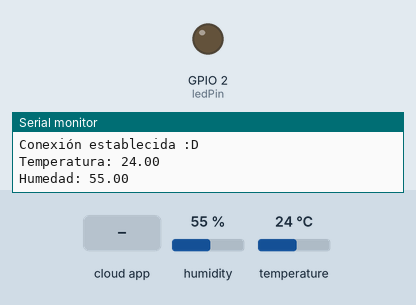
Bench run of a sketch on a simulated ESP32. Shown: output pins drawn as LEDs (lit = HIGH), the last lines printed to the serial monitor. Inputs (shaded band) come from the test bench; at power-on: humidity 55 %, temperature 24 °C. WiFi joins after 1.5 s; servers stay silent unless stated; uploads are accepted with an empty reply; random numbers use the default seed unless the sketch sets one; the Firebase database answers and starts empty.

Above: at 4.3 s.
4.4 s: the phone or cloud app sets LED_STATUS to ON
At 8.4 s:
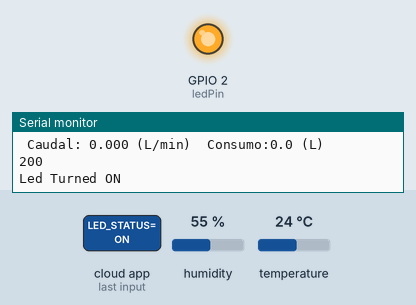
9.5 s: the phone or cloud app sets LED_STATUS to OFF
At 16.3 s:
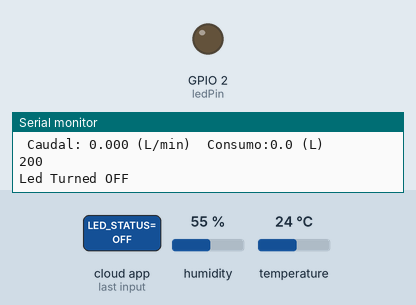
Timing chart, 0 to 17.8 s (numbered marks = the images above; inputs shaded):
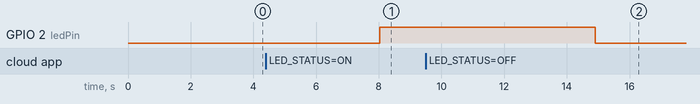

The sketch:

FirebaseIrrigaTIC_Eureka.ino
```cpp
#include <DHT11.h>
#include <WiFi.h>
#include <HTTPClient.h>
#include <IOXhop_FirebaseESP32.h>

#define FIREBASE_HOST "irrigatic-react.firebaseio.com"                         // the project name address from firebase id

#define FIREBASE_AUTH "PmqZg81rptA5GkHIe148bGikeHzgSr8Ht1qLxQ5D"                    // the secret key generated from firebase

String fireStatus = "";                                                     // led status received from firebase
// LED Pin
const int ledPin = 2;

const char* ssid = "FAMILIARUIZ";
const char* password = "3215323276";

//Temperaturaaa y humedad DHT11
const int DHTPIN = 27;
DHT11 dht11(DHTPIN);

//Sensor de Flujo YF-S201
const int sensorPin = 2;
const int measureInterval = 2500;
volatile int pulseConter;

// YF-S201
const float factorK = 7.5;
// FS300A
//const float factorK = 5.5;

// FS400A
//const float factorK = 3.5;

float volume = 0;
long t0 = 0;


void ISRCountPulse()
{
   pulseConter++;
}

float GetFrequency()
{
   pulseConter = 0;

   interrupts();
   delay(measureInterval);
   noInterrupts();

   return (float)pulseConter * 1000 / measureInterval;
}

void SumVolume(float dV)
{
   volume += dV / 60 * (millis() - t0) / 1000.0;
   t0 = millis();
}
///////////sensor de glujo


void connectToNetwork()
{
    WiFi.begin(ssid, password);

    while (WiFi.status() != WL_CONNECTED)
    {
        delay(1000);
        Serial.println("Tratando de establecer conexión WIFI...");
    }
    Serial.println("Conexión establecida :D");
}


void setup()
{
    Serial.begin(115200);
    delay(1000);
    //WiFi.begin(ssid,password) ;  Procedimiento de conexión
    connectToNetwork();
     attachInterrupt(digitalPinToInterrupt(sensorPin), ISRCountPulse, RISING);
   t0 = millis();
    pinMode(ledPin, OUTPUT);

                                                   //print local IP address

  Firebase.begin(FIREBASE_HOST, FIREBASE_AUTH);                                       // connect to firebase

  Firebase.setString("LED_STATUS", "OFF");                                          //send initial string of led status
}

void loop()
{
    float temp,hum;
    int err;

    if (WiFi.status() == WL_CONNECTED)
    {
        HTTPClient http;
        http.begin("https://irrigatic-react.firebaseio.com//object.json");
        http.addHeader("Content-Type", "text/plain");

    if ((err = dht11.read(hum, temp))==0)
    {
        Serial.print ("Temperatura: ");
        Serial.println (temp);
        Serial.print ("Humedad: ");
        Serial.println (hum);
        delay(2000);
    }
   else{
        Serial.println("Error del sensor :'(");
        temp=0.00000;
        hum=0.0000;
    }

         double latitude = random(1,25);
         double temp1 = temp;
         double hum1 = hum;
         double fer = random(75,100);


 ///sensor de fllujoo

   // obtener frecuencia en Hz
   float frequency = GetFrequency();

   // calcular caudal L/min
   float flow_Lmin = frequency / factorK;
   SumVolume(flow_Lmin);

   Serial.print(" Caudal: ");
   Serial.print(flow_Lmin, 3);
   Serial.print(" (L/min)\tConsumo:");
   Serial.print(volume, 1);
   Serial.println(" (L)");
   ////////


String SerialData="";
String SerialData2="";
String SerialData3="";
String SerialData4="";
String SerialData5="";
String SerialData6="";

SerialData = String(latitude,2);
SerialData2 = String(temp1,2);
SerialData3 = String(hum1,2);
SerialData4 = String(fer,2);
SerialData5 = String(flow_Lmin,3);
SerialData6 = String(volume,2);


         String stringTwo = String("{ \"ubicacion\" :  \"");        // converting a constant string into a String object
String stringOne = String(stringTwo + SerialData + "\",");


 String numA = String(" \"temperatura\" :  \"");        // converting a constant string into a String object
String numB= String(numA + SerialData2 + "\",");

 String numH1 = String(" \"humedad\" :  \"");        // converting a constant string into a String object
String numH= String(numH1 + SerialData3 + "\",");

 String numF1 = String(" \"fertilizante\" :  \"");        // converting a constant string into a String object
String numF= String(numF1 + SerialData4 + "\",");

String numC1 = String(" \"Caudal\" :  \"");        // converting a constant string into a String object
String numC= String(numC1 + SerialData5  + "\",");

String numCA1 = String(" \"Litros Agua\" :  \"");        // converting a constant string into a String object
String numCA= String(numCA1 + SerialData6 + "\"}");

        int httpCode = http.PUT(stringOne + numB + numH + numF + numC + numCA );
        //int httpCode = http.GET();

        if (httpCode >=200 && httpCode <206)
        {
            String payload = http.getString();
            Serial.println(httpCode);
            Serial.println(payload);
        }
        else
        {
            Serial.println(httpCode);
            Serial.println("Error en la petición");
        }


///RELE LED

fireStatus = Firebase.getString("LED_STATUS");                     // get led status input from firebase

  if (fireStatus == "ON") {                         // compare the input of led status received from firebase

    Serial.println("Led Turned ON");

    digitalWrite(ledPin, HIGH);                                                         // make output led ON

  }

  else if (fireStatus == "OFF") {              // compare the input of led status received from firebase

    Serial.println("Led Turned OFF");

    digitalWrite(ledPin, LOW);                                                         // make output led OFF

  }

  else {

    Serial.println("Wrong Credential! Please send ON/OFF");

  }

        //http.end();


    }
    delay(2000);


}
```

Measured:
- after the input at 4.4 s, GPIO 2 (ledPin): LOW → HIGH after 3.6 s
- after the input at 9.5 s, GPIO 2 (ledPin): HIGH → LOW after 5.4 s
